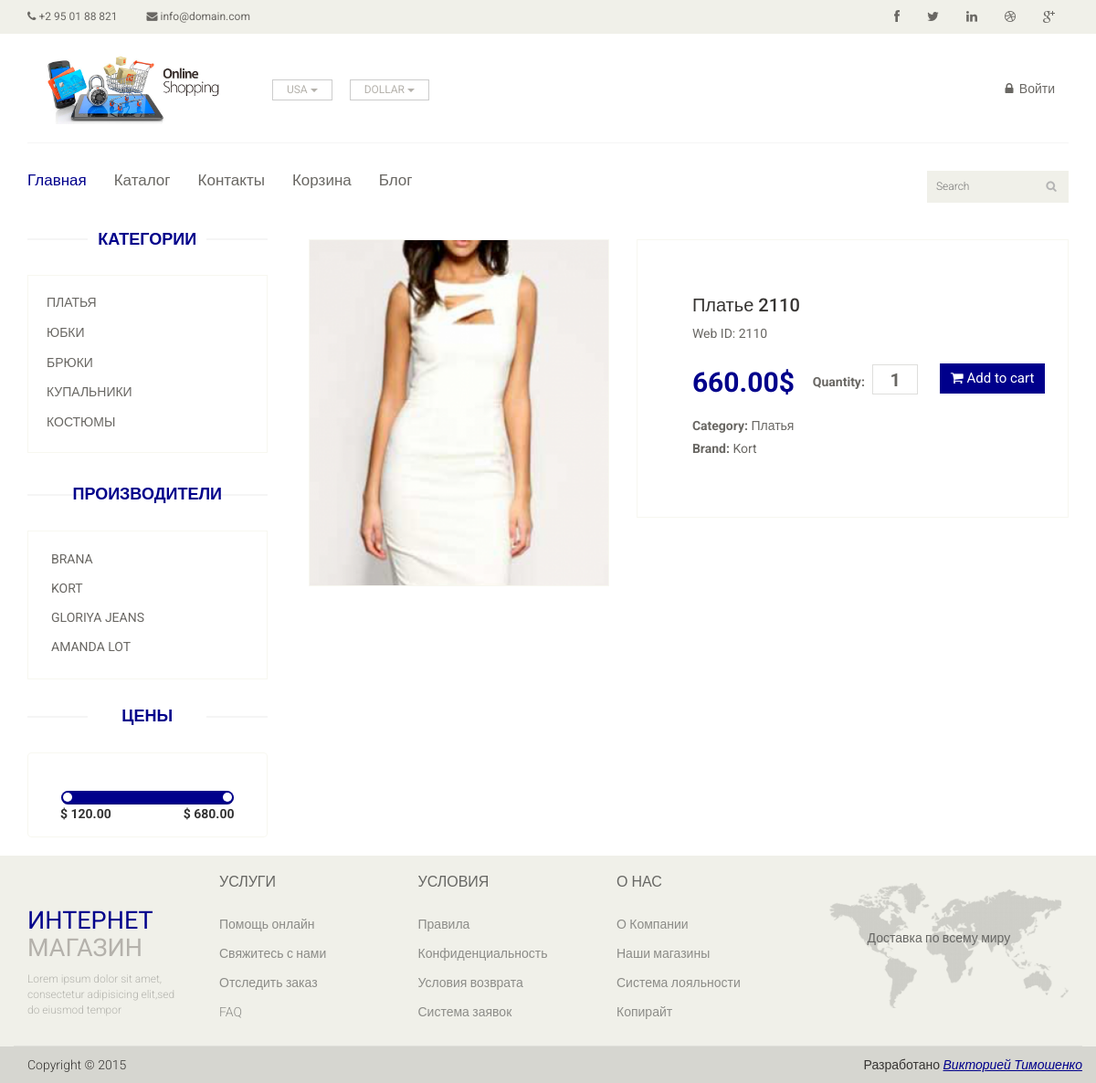
Screenshot of /index.php?controller=product&id=2 with the database file from the repository.
### tables this page shows
CREATE TABLE IF NOT EXISTS `category` (
  `id` int(11) NOT NULL AUTO_INCREMENT,
  `active` tinyint(1) NOT NULL,
  PRIMARY KEY (`id`)
);

CREATE TABLE IF NOT EXISTS `category_lang` (
  `id` int(11) NOT NULL AUTO_INCREMENT,
  `id_lang` int(11) NOT NULL,
  `id_object` int(11) NOT NULL,
  `name` varchar(64) NOT NULL,
  PRIMARY KEY (`id`)
);

CREATE TABLE IF NOT EXISTS `brand` (
  `id` int(11) NOT NULL AUTO_INCREMENT,
  `name` varchar(64) NOT NULL,
  `active` tinyint(1) NOT NULL,
  PRIMARY KEY (`id`)
);

CREATE TABLE IF NOT EXISTS `product_image` (
  `id` int(11) NOT NULL AUTO_INCREMENT,
  `id_product` int(11) NOT NULL,
  `file` varchar(32) NOT NULL,
  `position` int(11) NOT NULL,
  PRIMARY KEY (`id`)
);

CREATE TABLE IF NOT EXISTS `product` (
  `id` int(11) NOT NULL AUTO_INCREMENT,
  `id_category` int(11) NOT NULL,
  `id_brand` int(11) NOT NULL,
  `price` float(6,2) NOT NULL,
  `articul` varchar(32) NOT NULL,
  `active` tinyint(1) NOT NULL,
  `add` datetime NOT NULL,
  PRIMARY KEY (`id`)
);

### public/templates/chunks/aside.php (the view, shortened to what the rows shown need)
<div class="left-sidebar">
    <h2>Категории</h2>
    <div class="panel-group category-products" id="accordian">
        <?php foreach ($this->aside_categories as $category) { ?>
            <div class="panel panel-default">
                <div class="panel-heading">
                    <h4 class="panel-title">
                        <a href="<?= App::getLink('Catalog', array('category' => $category->getId())) ?>">
                            <?= $category->name ?>
                        </a>
                    </h4>
                </div>
            </div>
        <?php } ?>
    </div>
    <div class="brands_products">
        <h2>Производители</h2>
        <div class="brands-name">
            <ul class="nav nav-pills nav-stacked">
                <?php foreach ($this->aside_brands as $brand) { ?>
                    <li><a href="<?= App::getLink('Catalog', array('brand' => $brand->getId())) ?>"><?= $brand->name ?></a></li>
                <?php } ?>
            </ul>
        </div>
    </div>
    <?php if (App::getController() != 'ProductController' && ($this->filter_price['min'] != $this->filter_price['max'])) { ?>
        <div class="price-range">
            <h2>Цены</h2>
        </div>
    <?php } ?>
</div>

### public/templates/product.php (shortened to what the rows shown need)
<!DOCTYPE html>
<html lang="en">
    <head>
        <?= $this->displayTemplate('chunks/meta'); ?>
    </head>
    <body>
        <div class="wrapper">
            <section>
                <div class="container">
                    <div class="row">
                        <div class="col-sm-3">
                            <?= $this->displayTemplate('chunks/aside'); ?>
                        </div>
                        <div class="col-sm-9 padding-right">
                            <div class="product-details">
                                <div class="col-sm-5">
                                    <div class="view-product">
                                        <?php if (count($this->product->images)) { ?>
                                            <img src="<?= App::siteURL("assets/images/products/{$this->product->images[0]->file}_329x380.png") ?>" alt="" />
                                        <?php } else { ?>
                                            <img src="<?= App::siteURL("assets/images/default_329x380.png") ?>" alt="" />
                                        <?php } ?>
                                    </div>
                                </div>
                                <div class="col-sm-7">
                                    <div class="product-information">
                                        <h2><?= $this->product->name ?></h2>
                                        <p>Web ID: <?= $this->product->articul ?></p>
								        <span>
									        <span><?= $this->product->price ?>$</span>
									        <label>Quantity:</label>
									        <input type="text" value="1" />
									        <button type="button" class="btn btn-fefault cart">
                                                <i class="fa fa-shopping-cart"></i>
                                                Add to cart
                                            </button>
                                        </span>
                                        <p><b>Category:</b> <?= $this->product->category->name ?></p>
                                        <p><b>Brand:</b> <?= $this->product->brand->name ?></p>
                                    </div>
                                </div>
                            </div>
                        </div>
                    </div>
                </div>
            </section>
            <?= $this->displayTemplate('chunks/footer') ?>
        </div>
    </body>
</html>

### rows the page displays
category: name "ПЛАТЬЯ"
category: name "ЮБКИ"
category: name "БРЮКИ"
category: name "КУПАЛЬНИКИ"
category: category_lang.name "КОСТЮМЫ"
brand: name "BRANA"
brand: name "KORT"
brand: name "GLORIYA JEANS"
brand: name "AMANDA LOT"
product_image: file (picture)
product: articul "2110", price "660.00"

### other values shown
$this->filter_price['min'] "120.00"
$this->filter_price['max'] "680.00"
$this->product->name "Платье 2110"
$this->product->category->name "Платья"
$this->product->brand->name "Kort"
